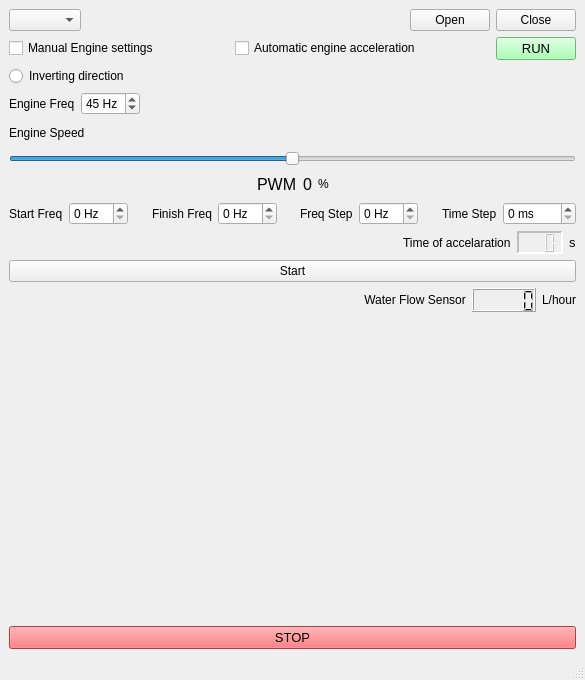
<?xml version="1.0" encoding="UTF-8"?>
<ui version="4.0">
 <class>MainWindow</class>
 <widget class="QMainWindow" name="MainWindow">
  <property name="geometry">
   <rect>
    <x>0</x>
    <y>0</y>
    <width>585</width>
    <height>680</height>
   </rect>
  </property>
  <property name="mouseTracking">
   <bool>false</bool>
  </property>
  <property name="windowTitle">
   <string>MainWindow</string>
  </property>
  <widget class="QWidget" name="centralwidget">
   <layout class="QVBoxLayout" name="verticalLayout_2">
    <item>
     <layout class="QVBoxLayout" name="verticalLayout">
      <item>
       <layout class="QHBoxLayout" name="horizontalLayout">
        <item>
         <widget class="QComboBox" name="COMlist"/>
        </item>
        <item>
         <spacer name="horizontalSpacer">
          <property name="orientation">
           <enum>Qt::Horizontal</enum>
          </property>
          <property name="sizeHint" stdset="0">
           <size>
            <width>13</width>
            <height>13</height>
           </size>
          </property>
         </spacer>
        </item>
        <item>
         <widget class="QPushButton" name="OpenButton">
          <property name="text">
           <string>Open</string>
          </property>
          <property name="checkable">
           <bool>true</bool>
          </property>
         </widget>
        </item>
        <item>
         <widget class="QPushButton" name="CloseButton">
          <property name="text">
           <string>Close</string>
          </property>
         </widget>
        </item>
       </layout>
      </item>
      <item>
       <layout class="QHBoxLayout" name="horizontalLayout_10">
        <item>
         <widget class="QCheckBox" name="ManualSetCheckBox">
          <property name="text">
           <string>Manual Engine settings</string>
          </property>
         </widget>
        </item>
        <item>
         <spacer name="horizontalSpacer_10">
          <property name="orientation">
           <enum>Qt::Horizontal</enum>
          </property>
          <property name="sizeHint" stdset="0">
           <size>
            <width>40</width>
            <height>20</height>
           </size>
          </property>
         </spacer>
        </item>
        <item>
         <widget class="QCheckBox" name="AutoSetCheckBox">
          <property name="text">
           <string>Automatic engine acceleration</string>
          </property>
         </widget>
        </item>
        <item>
         <spacer name="horizontalSpacer_9">
          <property name="orientation">
           <enum>Qt::Horizontal</enum>
          </property>
          <property name="sizeHint" stdset="0">
           <size>
            <width>40</width>
            <height>20</height>
           </size>
          </property>
         </spacer>
        </item>
        <item>
         <widget class="QPushButton" name="StartButton">
          <property name="font">
           <font>
            <family>Helvetica</family>
            <pointsize>10</pointsize>
            <weight>50</weight>
            <italic>false</italic>
            <bold>false</bold>
           </font>
          </property>
          <property name="styleSheet">
           <string notr="true">background-color: rgb(148, 255, 161);
font: 10pt &quot;Helvetica&quot;;</string>
          </property>
          <property name="text">
           <string>RUN</string>
          </property>
          <property name="checkable">
           <bool>true</bool>
          </property>
         </widget>
        </item>
       </layout>
      </item>
      <item>
       <widget class="QRadioButton" name="InvertDirRB">
        <property name="enabled">
         <bool>true</bool>
        </property>
        <property name="text">
         <string>Inverting direction</string>
        </property>
       </widget>
      </item>
      <item>
       <layout class="QHBoxLayout" name="horizontalLayout_3">
        <item>
         <widget class="QLabel" name="EngineFreqLabel">
          <property name="text">
           <string>Engine Freq</string>
          </property>
         </widget>
        </item>
        <item>
         <widget class="QSpinBox" name="FreqspinBox">
          <property name="suffix">
           <string> Hz</string>
          </property>
          <property name="minimum">
           <number>20</number>
          </property>
          <property name="maximum">
           <number>75</number>
          </property>
          <property name="value">
           <number>45</number>
          </property>
         </widget>
        </item>
        <item>
         <spacer name="horizontalSpacer_3">
          <property name="orientation">
           <enum>Qt::Horizontal</enum>
          </property>
          <property name="sizeHint" stdset="0">
           <size>
            <width>40</width>
            <height>20</height>
           </size>
          </property>
         </spacer>
        </item>
       </layout>
      </item>
      <item>
       <widget class="QLabel" name="EngineSpeedLabel">
        <property name="text">
         <string>Engine Speed</string>
        </property>
       </widget>
      </item>
      <item>
       <widget class="QSlider" name="SpeedSlider">
        <property name="enabled">
         <bool>true</bool>
        </property>
        <property name="mouseTracking">
         <bool>true</bool>
        </property>
        <property name="acceptDrops">
         <bool>false</bool>
        </property>
        <property name="maximum">
         <number>254</number>
        </property>
        <property name="value">
         <number>127</number>
        </property>
        <property name="sliderPosition">
         <number>127</number>
        </property>
        <property name="orientation">
         <enum>Qt::Horizontal</enum>
        </property>
       </widget>
      </item>
      <item>
       <layout class="QHBoxLayout" name="horizontalLayout_5">
        <item>
         <spacer name="horizontalSpacer_4">
          <property name="orientation">
           <enum>Qt::Horizontal</enum>
          </property>
          <property name="sizeHint" stdset="0">
           <size>
            <width>40</width>
            <height>20</height>
           </size>
          </property>
         </spacer>
        </item>
        <item>
         <widget class="QLabel" name="PWMLabel">
          <property name="font">
           <font>
            <pointsize>12</pointsize>
            <weight>50</weight>
            <bold>false</bold>
           </font>
          </property>
          <property name="text">
           <string>PWM</string>
          </property>
         </widget>
        </item>
        <item>
         <widget class="QLabel" name="SliderShowLabel">
          <property name="font">
           <font>
            <pointsize>12</pointsize>
           </font>
          </property>
          <property name="text">
           <string>0</string>
          </property>
          <property name="alignment">
           <set>Qt::AlignCenter</set>
          </property>
         </widget>
        </item>
        <item>
         <widget class="QLabel" name="percentLabel">
          <property name="text">
           <string>%</string>
          </property>
         </widget>
        </item>
        <item>
         <spacer name="horizontalSpacer_5">
          <property name="orientation">
           <enum>Qt::Horizontal</enum>
          </property>
          <property name="sizeHint" stdset="0">
           <size>
            <width>40</width>
            <height>20</height>
           </size>
          </property>
         </spacer>
        </item>
       </layout>
      </item>
      <item>
       <layout class="QHBoxLayout" name="horizontalLayout_9">
        <item>
         <layout class="QHBoxLayout" name="horizontalLayout_6">
          <item>
           <widget class="QLabel" name="StartFreqLabel">
            <property name="text">
             <string>Start Freq</string>
            </property>
           </widget>
          </item>
          <item>
           <widget class="QSpinBox" name="StartFreqSpinBox">
            <property name="suffix">
             <string> Hz</string>
            </property>
           </widget>
          </item>
         </layout>
        </item>
        <item>
         <spacer name="horizontalSpacer_6">
          <property name="orientation">
           <enum>Qt::Horizontal</enum>
          </property>
          <property name="sizeHint" stdset="0">
           <size>
            <width>40</width>
            <height>20</height>
           </size>
          </property>
         </spacer>
        </item>
        <item>
         <layout class="QHBoxLayout" name="horizontalLayout_7">
          <item>
           <widget class="QLabel" name="FinishFreqLabel">
            <property name="text">
             <string>Finish Freq</string>
            </property>
           </widget>
          </item>
          <item>
           <widget class="QSpinBox" name="FinishFreqSpinBox">
            <property name="suffix">
             <string> Hz</string>
            </property>
           </widget>
          </item>
         </layout>
        </item>
        <item>
         <spacer name="horizontalSpacer_7">
          <property name="orientation">
           <enum>Qt::Horizontal</enum>
          </property>
          <property name="sizeHint" stdset="0">
           <size>
            <width>40</width>
            <height>20</height>
           </size>
          </property>
         </spacer>
        </item>
        <item>
         <widget class="QLabel" name="FreqSteplabel">
          <property name="text">
           <string>Freq Step</string>
          </property>
         </widget>
        </item>
        <item>
         <widget class="QSpinBox" name="FreqStepspinBox">
          <property name="suffix">
           <string> Hz</string>
          </property>
          <property name="prefix">
           <string/>
          </property>
         </widget>
        </item>
        <item>
         <spacer name="horizontalSpacer_8">
          <property name="orientation">
           <enum>Qt::Horizontal</enum>
          </property>
          <property name="sizeHint" stdset="0">
           <size>
            <width>40</width>
            <height>20</height>
           </size>
          </property>
         </spacer>
        </item>
        <item>
         <widget class="QLabel" name="AccelarationLabel">
          <property name="text">
           <string>Time Step</string>
          </property>
         </widget>
        </item>
        <item>
         <widget class="QSpinBox" name="AccelTimeSpinBox">
          <property name="suffix">
           <string> ms</string>
          </property>
          <property name="maximum">
           <number>5000</number>
          </property>
         </widget>
        </item>
       </layout>
      </item>
      <item>
       <layout class="QHBoxLayout" name="horizontalLayout_4">
        <item>
         <spacer name="horizontalSpacer_11">
          <property name="orientation">
           <enum>Qt::Horizontal</enum>
          </property>
          <property name="sizeHint" stdset="0">
           <size>
            <width>40</width>
            <height>20</height>
           </size>
          </property>
         </spacer>
        </item>
        <item>
         <widget class="QLabel" name="TimeAccellabel">
          <property name="text">
           <string>Time of accelaration</string>
          </property>
         </widget>
        </item>
        <item>
         <widget class="QLCDNumber" name="TimlcdNumber">
          <property name="enabled">
           <bool>false</bool>
          </property>
          <property name="font">
           <font>
            <pointsize>10</pointsize>
            <weight>75</weight>
            <bold>true</bold>
           </font>
          </property>
          <property name="frameShape">
           <enum>QFrame::Panel</enum>
          </property>
          <property name="frameShadow">
           <enum>QFrame::Sunken</enum>
          </property>
          <property name="lineWidth">
           <number>2</number>
          </property>
          <property name="smallDecimalPoint">
           <bool>false</bool>
          </property>
          <property name="digitCount">
           <number>3</number>
          </property>
         </widget>
        </item>
        <item>
         <widget class="QLabel" name="label">
          <property name="font">
           <font>
            <pointsize>10</pointsize>
            <weight>50</weight>
            <bold>false</bold>
           </font>
          </property>
          <property name="text">
           <string>s</string>
          </property>
         </widget>
        </item>
       </layout>
      </item>
      <item>
       <widget class="QPushButton" name="AccelarationStartButton">
        <property name="text">
         <string>Start</string>
        </property>
       </widget>
      </item>
      <item>
       <layout class="QHBoxLayout" name="horizontalLayout_2">
        <item>
         <spacer name="horizontalSpacer_2">
          <property name="orientation">
           <enum>Qt::Horizontal</enum>
          </property>
          <property name="sizeHint" stdset="0">
           <size>
            <width>40</width>
            <height>20</height>
           </size>
          </property>
         </spacer>
        </item>
        <item>
         <widget class="QLabel" name="EngineCurrentLabel">
          <property name="text">
           <string> Water Flow Sensor</string>
          </property>
         </widget>
        </item>
        <item>
         <widget class="QLCDNumber" name="WFS_LCD"/>
        </item>
        <item>
         <widget class="QLabel" name="CurrentUnitLabel">
          <property name="text">
           <string>L/hour</string>
          </property>
         </widget>
        </item>
       </layout>
      </item>
     </layout>
    </item>
    <item>
     <widget class="PlotWidget" name="GraphCurrent" native="true">
      <property name="enabled">
       <bool>true</bool>
      </property>
     </widget>
    </item>
    <item>
     <widget class="QPushButton" name="StopButton">
      <property name="font">
       <font>
        <family>Helvetica</family>
        <pointsize>10</pointsize>
        <weight>50</weight>
        <italic>false</italic>
        <bold>false</bold>
       </font>
      </property>
      <property name="styleSheet">
       <string notr="true">background-color: rgb(255, 80, 83);
font: 10pt &quot;Helvetica&quot;;
border-color: rgb(171, 0, 2);</string>
      </property>
      <property name="text">
       <string>STOP</string>
      </property>
      <property name="checkable">
       <bool>false</bool>
      </property>
     </widget>
    </item>
   </layout>
  </widget>
  <widget class="QStatusBar" name="statusbar"/>
 </widget>
 <customwidgets>
  <customwidget>
   <class>PlotWidget</class>
   <extends>QWidget</extends>
   <header>pyqtgraph</header>
   <container>1</container>
  </customwidget>
 </customwidgets>
 <resources/>
 <connections/>
</ui>
